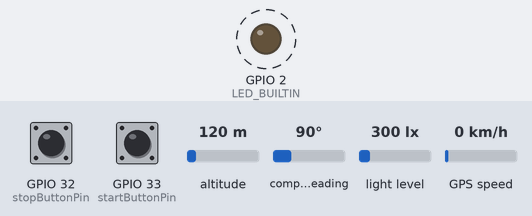
Simulated run of this sketch. Board: ESP32. On the bench: output pins drawn as LEDs (lit = HIGH). Dashed ring = blinking. Inputs (shaded band) come from the test bench; at power-on: GPIO 33 (startButtonPin) HIGH, GPIO 32 (stopButtonPin) HIGH, altitude 120 m, compass heading 90°, light level 300 lx, GPS speed 0 km/h. Storage starts empty; the GPS gets a fix after 3 s at 37.7749, -122.4194 with 8 satellites; what the sketch prints to the serial monitor is not drawn.

Above: at 4.35 s.
4.4 s: GPIO 33 (startButtonPin) pulled LOW for 0.15 s
At 6.1 s:
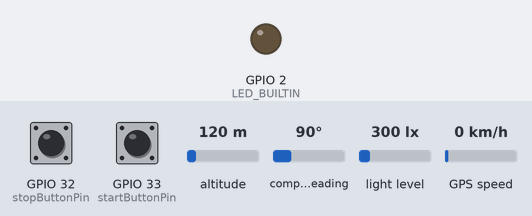
6.5 s: GPIO 32 (stopButtonPin) pulled LOW for 0.15 s
At 7.26 s:
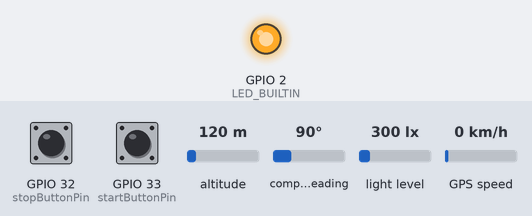
10.0 s: GPIO 33 (startButtonPin) pulled LOW for 1 s
At 11.4 s:
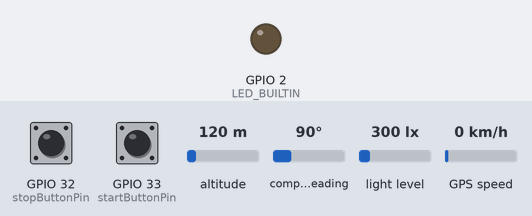
12.5 s: GPIO 32 (stopButtonPin) pulled LOW for 1 s
At 13.26 s:
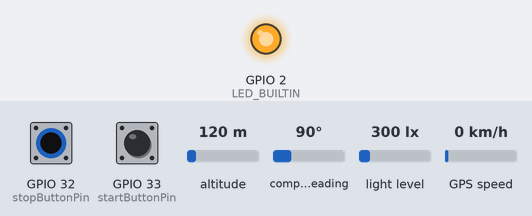
Timing chart, 0 to 17.0 s (numbered marks = the images above; inputs shaded):
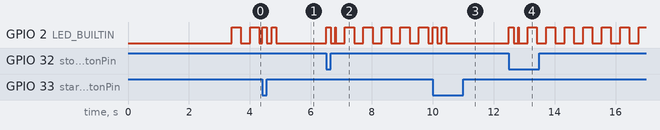

The sketch:

sd_v2.ino
```cpp
#include <Wire.h>
#include <BH1750.h>
#include <TinyGPS++.h>
#include <HardwareSerial.h>
#include <FS.h>
#include <SD.h>
#include <SPI.h>
#include <time.h>
#include <stdint.h>
#include <stdlib.h>
#include <string.h>

BH1750 lightMeter;
TinyGPSPlus gps;
HardwareSerial ss(2); // Serial2 for GPS module on ESP32

// SD card wiring (VSPI)
const int sdCsPin = 5;                 // CS wired to GPIO5
const int sdMisoPin = 19;              // MISO wired to GPIO19
const int sdMosiPin = 23;              // MOSI wired to GPIO23
const int sdSckPin = 18;               // SCK wired to GPIO18
const char* sdDataFilePath = "/sd_alpha_1.json";
bool sdAvailable = false;

const int TIMEZONE_OFFSET_SECONDS = 8 * 3600; // UTC+08

// Buttons
const int startButtonPin = 33;         // Start logging button
const int stopButtonPin = 32;          // Stop logging button

// LED feedback
#define LED_BUILTIN 2

// GPS configuration
const unsigned long gpsTimeout = 5000; // 5 seconds timeout for initial GPS reading
const unsigned long gpsMaxAgeMs = 15000;
float defaultLat = 0.000000;
float defaultLon = 0.000000;
float currentLat = defaultLat;
float currentLon = defaultLon;
bool gpsAvailable = false;

// Measurement timing
const unsigned long measurementInterval = 1000; // 1 second sampling
const unsigned long gpsStatusInterval = 60000;   // 60 seconds status print

unsigned long lastMeasurementTime = 0;
unsigned long lastGPSStatus = 0;
bool collecting = false;
bool gpsReady = false;
bool readyBlinkState = false;
unsigned long lastReadyBlink = 0;
const unsigned long readyBlinkInterval = 300;

// Button state tracking (for edge detection)
int lastStartButtonState = HIGH;
int lastStopButtonState = HIGH;

struct Measurement {
	float lat;
	float lon;
	float lux;
	String timestamp;
	bool gpsFix;
};

String lastKnownTimestamp = "";
time_t lastKnownEpoch = 0;
unsigned long lastEpochSyncMillis = 0;

int monthStringToNumber(const char* month) {
	if (strncmp(month, "Jan", 3) == 0) return 1;
	if (strncmp(month, "Feb", 3) == 0) return 2;
	if (strncmp(month, "Mar", 3) == 0) return 3;
	if (strncmp(month, "Apr", 3) == 0) return 4;
	if (strncmp(month, "May", 3) == 0) return 5;
	if (strncmp(month, "Jun", 3) == 0) return 6;
	if (strncmp(month, "Jul", 3) == 0) return 7;
	if (strncmp(month, "Aug", 3) == 0) return 8;
	if (strncmp(month, "Sep", 3) == 0) return 9;
	if (strncmp(month, "Oct", 3) == 0) return 10;
	if (strncmp(month, "Nov", 3) == 0) return 11;
	if (strncmp(month, "Dec", 3) == 0) return 12;
	return 0;
}

int64_t daysFromCivil(int year, unsigned month, unsigned day) {
	year -= month <= 2;
	const int64_t era = (year >= 0 ? year : year - 399) / 400;
	const unsigned yoe = static_cast<unsigned>(year - era * 400);
	const unsigned doy = (153 * (month + (month > 2 ? -3 : 9)) + 2) / 5 + day - 1;
	const unsigned doe = yoe * 365 + yoe / 4 - yoe / 100 + doy;
	return era * 146097 + static_cast<int64_t>(doe) - 719468;
}

bool civilToEpoch(int year, int month, int day, int hour, int minute, int second, int tzOffsetSeconds, time_t& epoch) {
	if (month < 1 || month > 12 || day < 1 || day > 31) {
		return false;
	}
	int64_t days = daysFromCivil(year, static_cast<unsigned>(month), static_cast<unsigned>(day));
	int64_t totalSeconds = days * 86400LL + hour * 3600LL + minute * 60LL + second + tzOffsetSeconds;
	epoch = static_cast<time_t>(totalSeconds);
	return true;
}

String epochToTimestamp(time_t epoch) {
	struct tm tmTime;
	gmtime_r(&epoch, &tmTime);
	char buffer[20];
	snprintf(buffer, sizeof(buffer), "%04d-%02d-%02d %02d:%02d:%02d",
			 tmTime.tm_year + 1900,
			 tmTime.tm_mon + 1,
			 tmTime.tm_mday,
			 tmTime.tm_hour,
			 tmTime.tm_min,
			 tmTime.tm_sec);
	return String(buffer);
}

time_t compileTimeEpoch() {
	const char* date = __DATE__;
	const char* timeStr = __TIME__;
	char monthStr[4];
	monthStr[0] = date[0];
	monthStr[1] = date[1];
	monthStr[2] = date[2];
	monthStr[3] = '\0';

	int month = monthStringToNumber(monthStr);
	if (month == 0) {
		return 0;
	}

	int day = atoi(date + 4);
	int year = atoi(date + 7);
	int hour = atoi(timeStr);
	int minute = atoi(timeStr + 3);
	int second = atoi(timeStr + 6);

	time_t epoch;
	if (!civilToEpoch(year, month, day, hour, minute, second, 0, epoch)) {
		return 0;
	}
	return epoch;
}

void blinkCode(int times, int onMs = 150, int offMs = 150) {
	for (int i = 0; i < times; i++) {
		digitalWrite(LED_BUILTIN, HIGH);
		delay(onMs);
		digitalWrite(LED_BUILTIN, LOW);
		delay(offMs);
	}
}

bool ensureDataFileInitialized() {
	if (SD.exists(sdDataFilePath)) {
		return true;
	}

	File dataFile = SD.open(sdDataFilePath, FILE_WRITE);
	if (!dataFile) {
		Serial.println("❌ Failed to create SD data file");
		return false;
	}

	dataFile.print("[]");
	dataFile.close();
	return true;
}

String getCurrentTimestamp() {
	time_t epoch;
	if (gps.date.isValid() && gps.time.isValid() &&
		civilToEpoch(gps.date.year(), gps.date.month(), gps.date.day(),
					 gps.time.hour(), gps.time.minute(), gps.time.second(), TIMEZONE_OFFSET_SECONDS, epoch)) {
		lastKnownEpoch = epoch;
		lastEpochSyncMillis = millis();
		lastKnownTimestamp = epochToTimestamp(epoch);
		return lastKnownTimestamp;
	}

	if (lastKnownEpoch > 0) {
		unsigned long elapsedSeconds = (millis() - lastEpochSyncMillis) / 1000UL;
		if (elapsedSeconds > 0) {
			lastKnownEpoch += elapsedSeconds;
			lastEpochSyncMillis += elapsedSeconds * 1000UL;
		}
		lastKnownTimestamp = epochToTimestamp(lastKnownEpoch);
		return lastKnownTimestamp;
	}

	return String("1970-01-01 08:00:00");
}

bool initSDCard() {
	Serial.println("💾 Initializing SD card...");
	SPI.begin(sdSckPin, sdMisoPin, sdMosiPin, sdCsPin);

	if (!SD.begin(sdCsPin, SPI, 8000000)) {
		Serial.println("⚠️ SD card initialization failed - data will not be stored");
		return false;
	}

	if (!ensureDataFileInitialized()) {
		Serial.println("⚠️ Could not prepare SD data file");
		return false;
	}

	Serial.println("✅ SD card ready for logging");
	return true;
}

bool appendMeasurementToSD(const Measurement& measurement) {
	if (!sdAvailable) {
		return false;
	}

	File dataFile = SD.open(sdDataFilePath, FILE_WRITE);
	if (!dataFile) {
		Serial.println("❌ Failed to open SD data file for append");
		return false;
	}

	size_t size = dataFile.size();
	if (size == 0) {
		dataFile.print("[]");
		size = 2;
	}

	if (size < 1 || !dataFile.seek(size - 1)) {
		Serial.println("❌ Failed to position within SD data file");
		dataFile.close();
		return false;
	}

	bool firstEntry = size <= 2;
	if (firstEntry) {
		dataFile.print("\n");
	} else {
		dataFile.print(",\n");
	}

		dataFile.print("  {\"timestamp\":\"");
		dataFile.print(measurement.timestamp);
		dataFile.print("\"");
	dataFile.print(",\"lat\":");
	dataFile.print(measurement.lat, 6);
	dataFile.print(",\"lon\":");
	dataFile.print(measurement.lon, 6);
	dataFile.print(",\"lux\":");
	dataFile.print(measurement.lux, 2);
	dataFile.print(",\"gpsFix\":");
	dataFile.print(measurement.gpsFix ? "true" : "false");
	dataFile.print("}\n]");

	dataFile.close();
	return true;
}

void pollGPS() {
	bool updated = false;

	while (ss.available() > 0) {
		if (gps.encode(ss.read())) {
			if (gps.location.isValid()) {
				currentLat = gps.location.lat();
				currentLon = gps.location.lng();
				updated = true;
			}
		}
	}

	if (gps.location.isValid()) {
		gpsAvailable = gps.location.age() <= gpsMaxAgeMs;
		if (gpsAvailable && !updated) {
			currentLat = gps.location.lat();
			currentLon = gps.location.lng();
		}
	} else {
		gpsAvailable = false;
	}
}

bool acquireInitialGPSFix(unsigned long timeoutMs) {
	unsigned long start = millis();
	while (millis() - start < timeoutMs) {
		pollGPS();
		if (gpsAvailable) {
			Serial.print("📍 Initial GPS: ");
			Serial.print(currentLat, 6);
			Serial.print(", ");
			Serial.println(currentLon, 6);
			Serial.print("🛰️ Satellites: ");
			Serial.print(gps.satellites.value());
			Serial.print(" HDOP: ");
			Serial.println(gps.hdop.hdop());
			return true;
		}
		delay(50);
	}
	Serial.println("⚠️ GPS initial fix timed out");
	return false;
}

void printGPSStatus() {
	Serial.println("=== GPS Status ===");
	Serial.println(String("Available: ") + (gpsAvailable ? "YES" : "NO"));
	Serial.println("Current Lat: " + String(currentLat, 6));
	Serial.println("Current Lon: " + String(currentLon, 6));
	if (gps.location.isValid()) {
		Serial.println("Satellites: " + String(gps.satellites.value()));
		Serial.println("HDOP: " + String(gps.hdop.hdop()));
		Serial.println("Age: " + String(gps.location.age()) + "ms");
	} else {
		Serial.println("GPS Location: INVALID");
	}
	Serial.println("=================");
}

	void updateReadyIndicator(unsigned long currentTime) {
		if (gpsReady && !collecting) {
			if (currentTime - lastReadyBlink >= readyBlinkInterval) {
				lastReadyBlink = currentTime;
				readyBlinkState = !readyBlinkState;
				digitalWrite(LED_BUILTIN, readyBlinkState ? HIGH : LOW);
			}
		} else {
			if (readyBlinkState) {
				readyBlinkState = false;
				digitalWrite(LED_BUILTIN, LOW);
			}
		}
	}

void handleButtons() {
	int startState = digitalRead(startButtonPin);
	int stopState = digitalRead(stopButtonPin);

	if (startState == LOW && lastStartButtonState == HIGH) {
		if (!gpsReady) {
			Serial.println("⏳ Ignoring start - waiting for GPS fix");
		} else if (!collecting) {
			collecting = true;
			lastMeasurementTime = 0; // Force immediate measurement
			Serial.println("🚀 Logging started");
			blinkCode(2);
			readyBlinkState = false;
			digitalWrite(LED_BUILTIN, LOW);
			lastReadyBlink = millis();
		}
	}

	if (stopState == LOW && lastStopButtonState == HIGH) {
		if (collecting) {
			collecting = false;
			Serial.println("🛑 Logging stopped");
			blinkCode(1);
			lastReadyBlink = millis();
			readyBlinkState = false;
			digitalWrite(LED_BUILTIN, LOW);
		}
	}

	lastStartButtonState = startState;
	lastStopButtonState = stopState;
}

void setup() {
	Serial.begin(115200);
	pinMode(LED_BUILTIN, OUTPUT);
	pinMode(startButtonPin, INPUT_PULLUP);
	pinMode(stopButtonPin, INPUT_PULLUP);

	time_t buildEpoch = compileTimeEpoch();
	if (buildEpoch > 0) {
		lastKnownEpoch = buildEpoch;
		lastEpochSyncMillis = millis();
		lastKnownTimestamp = epochToTimestamp(buildEpoch);
		Serial.println("🕒 Clock primed from build timestamp: " + lastKnownTimestamp);
	}

	Wire.begin();
	lightMeter.begin();
	Serial.println(F("BH1750 ready"));

	sdAvailable = initSDCard();
	if (!sdAvailable) {
		Serial.println("⚠️ Offline storage disabled - insert SD card and reset if needed");
	}

	// Initialize GPS
	ss.begin(9600, SERIAL_8N1, 16, 17); // RX=16, TX=17 for ESP32
	Serial.println("📍 GPS module initializing...");
	delay(1000);

	Serial.println("📍 Attempting initial GPS reading...");
	while (!acquireInitialGPSFix(gpsTimeout)) {
		Serial.println("⚠️ GPS lock unavailable, retrying...");
	}
	Serial.println("✅ GPS initialized");
	printGPSStatus();
	gpsReady = true;
	lastReadyBlink = millis();
	readyBlinkState = false;
	digitalWrite(LED_BUILTIN, LOW);
	Serial.println("✨ GPS lock acquired - waiting for START button");

	Serial.println("🔄 Ready - press START button to begin logging");
}

void loop() {
	unsigned long currentTime = millis();

	pollGPS();
	handleButtons();
	updateReadyIndicator(currentTime);

	if (currentTime - lastGPSStatus >= gpsStatusInterval) {
		lastGPSStatus = currentTime;
		printGPSStatus();
	}

	bool measurementDue = collecting &&
												(lastMeasurementTime == 0 || (currentTime - lastMeasurementTime) >= measurementInterval);

	if (measurementDue) {
		lastMeasurementTime = currentTime;

		float lux = lightMeter.readLightLevel();
		Measurement measurement;
		measurement.lat = gpsAvailable ? currentLat : defaultLat;
		measurement.lon = gpsAvailable ? currentLon : defaultLon;
		measurement.lux = lux;
			measurement.timestamp = getCurrentTimestamp();
		measurement.gpsFix = gpsAvailable;

		if (appendMeasurementToSD(measurement)) {
			Serial.println(
					String("💾 Saved - Lux: ") + String(lux, 2) +
					" | 🕒 " + measurement.timestamp +
				" | " + (measurement.gpsFix ? "📍 GPS" : "📏 Default") +
				": " + String(measurement.lat, 6) + ", " + String(measurement.lon, 6)
			);
		} else {
			Serial.println("⚠️ Failed to write measurement to SD card");
		}
	}

	delay(10);
}
```

Measured:
- after the input at 4.4 s, GPIO 2 (LED_BUILTIN): alternates HIGH for 0.15 s and LOW for 0.15 s, 4 changes in all, then stays LOW, starting at once
- after the input at 6.5 s, GPIO 2 (LED_BUILTIN): goes HIGH 0.15 s, LOW 0.15 s, HIGH 0.01 s, 5 × (LOW 0.30 s, HIGH 0.31 s), then LOW, starting at once
- after the input at 10.0 s, GPIO 2 (LED_BUILTIN): alternates HIGH for 0.15 s and LOW for 0.15 s, 4 changes in all, then stays LOW, starting at once
- after the input at 12.5 s, GPIO 2 (LED_BUILTIN): goes HIGH 0.15 s, LOW 0.15 s, HIGH 0.03 s, 6 × (LOW 0.28 s, HIGH 0.31 s), LOW 0.31 s, then HIGH, starting at once
- by itself, GPIO 2 (LED_BUILTIN): alternates HIGH for 0.30 s and LOW for 0.31 s
